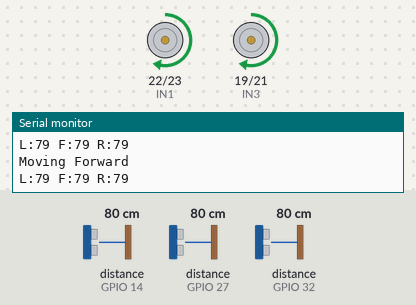
A sketch run on a simulated ESP32. On the bench: motor-driver pin pairs drawn as motors (green arrow = first pin HIGH = forward, orange = second pin HIGH = backward, longer = more drive, scaled by the enable pin), the last lines printed to the serial monitor. Wiring (inferred from the names in the program): 3 × ultrasonic range finder: trigger GPIO 12, echo GPIO 14 / trigger GPIO 26, echo GPIO 27 / trigger GPIO 33, echo GPIO 32. Inputs (shaded band) come from the test bench; at power-on: distance to the obstacle (sensors on GPIO 32, GPIO 14, GPIO 27) 80 cm. The echo pulse lasts 58.3 µs per cm.

Above: at 1.2 s.
1.3 s: distance to the obstacle (sensor on GPIO 32) set to 57 cm
4.3 s: distance to the obstacle (sensor on GPIO 32) set to 52 cm
At 4.8 s:
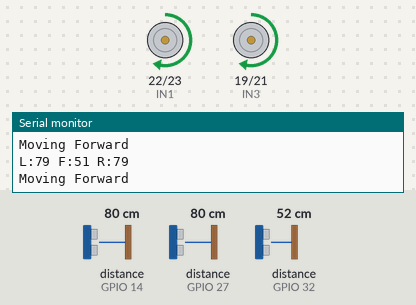
7.3 s: distance to the obstacle (sensor on GPIO 32) set to 2 cm
At 7.68 s:
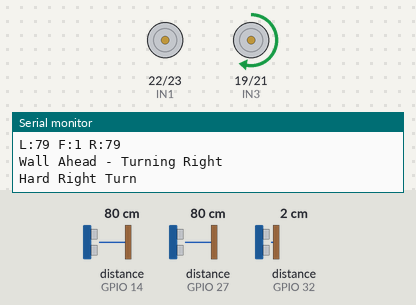
10.3 s: distance to the obstacle (sensor on GPIO 14) set to 74 cm
11.8 s: distance to the obstacle (sensor on GPIO 14) set to 6 cm
13.8 s: distance to the obstacle (sensor on GPIO 14) set to 3 cm
At 15.0 s:
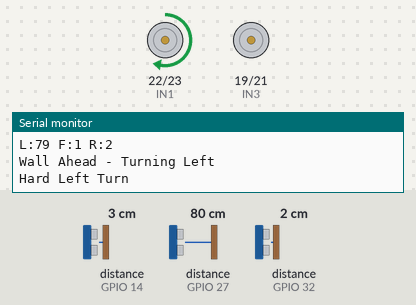
Timing chart, 0 to 17.8 s (numbered marks = the images above; inputs shaded):
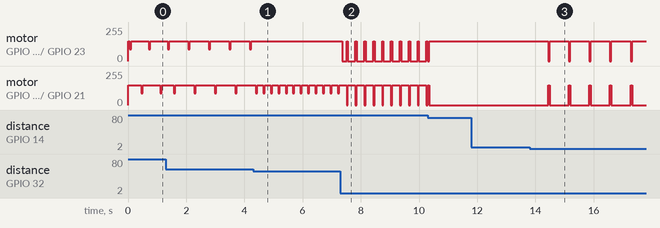

The sketch:

L298N_2Motors_Testing.ino
```cpp
// === Ultrasonic Sensor Pins ===
#define TRIG_L 26
#define ECHO_L 27
#define TRIG_F 33
#define ECHO_F 32
#define TRIG_R 12
#define ECHO_R 14

// === Motor Pins ===
#define IN1 22
#define IN2 23
#define IN3 19
#define IN4 21
#define ENA 2  // Left Motor PWM
#define ENB 4  // Right Motor PWM

// === Maze Parameters ===
#define MAZE_WIDTH 25  // cm
#define BOT_WIDTH 15   // cm
#define IDEAL_SIDE_DIST ((MAZE_WIDTH - BOT_WIDTH) / 2)  // 5 cm ideal
#define CENTER_TOLERANCE 1.5   // Acceptable ±1.5 cm
#define SAFE_DISTANCE 8        // Stop if anything is closer than 8 cm in front

volatile long left = 1000;
volatile long right = 1000;
volatile long front = 1000;

void setup() {
  Serial.begin(115200);

  // Motor Pin Modes
  pinMode(IN1, OUTPUT); pinMode(IN2, OUTPUT);
  pinMode(IN3, OUTPUT); pinMode(IN4, OUTPUT);
  pinMode(ENA, OUTPUT); pinMode(ENB, OUTPUT);

  // Sensor Pin Modes
  pinMode(TRIG_L, OUTPUT); pinMode(ECHO_L, INPUT);
  pinMode(TRIG_F, OUTPUT); pinMode(ECHO_F, INPUT);
  pinMode(TRIG_R, OUTPUT); pinMode(ECHO_R, INPUT);

  // Tasks
  xTaskCreatePinnedToCore(readings, "SensorRead", 4096, NULL, 1, NULL, 0);
  xTaskCreatePinnedToCore(main_loop, "DecisionMaking", 2048, NULL, 1, NULL, 1);

  // PWM Channels
  ledcAttach(ENA, 1000, 8);
  ledcAttach(ENB, 1000, 8);
}

// === Movement Functions ===
void moveForward() {
  digitalWrite(IN1, HIGH); digitalWrite(IN2, LOW);
  digitalWrite(IN3, HIGH); digitalWrite(IN4, LOW);
  ledcWrite(ENA, 150); ledcWrite(ENB, 150);
  Serial.println("Moving Forward");
}

void moveBackward() {
  digitalWrite(IN1, LOW); digitalWrite(IN2, HIGH);
  digitalWrite(IN3, LOW); digitalWrite(IN4, HIGH);
  ledcWrite(ENA, 150); ledcWrite(ENB, 150);
  Serial.println("Moving Backward");
}

void turnLeft() {
  digitalWrite(IN1, HIGH); digitalWrite(IN2, LOW);
  digitalWrite(IN3, LOW); digitalWrite(IN4, LOW);
  ledcWrite(ENA, 150); ledcWrite(ENB, 150);
  Serial.println("Hard Left Turn");
}

void turnRight() {
  digitalWrite(IN1, LOW); digitalWrite(IN2, LOW);
  digitalWrite(IN3, HIGH); digitalWrite(IN4, LOW);
  ledcWrite(ENA, 150); ledcWrite(ENB, 150);
  Serial.println("Hard Right Turn");
}

void slightLeft() {
  digitalWrite(IN1, HIGH); digitalWrite(IN2, LOW);
  digitalWrite(IN3, HIGH); digitalWrite(IN4, LOW);
  ledcWrite(ENA, 150); ledcWrite(ENB, 150 * 0.6);
  Serial.println("Slight Left");
}

void slightRight() {
  digitalWrite(IN1, HIGH); digitalWrite(IN2, LOW);
  digitalWrite(IN3, HIGH); digitalWrite(IN4, LOW);
  ledcWrite(ENA, 150 * 0.6); ledcWrite(ENB, 150);
  Serial.println("Slight Right");
}

void stopMotors() {
  digitalWrite(IN1, LOW); digitalWrite(IN2, LOW);
  digitalWrite(IN3, LOW); digitalWrite(IN4, LOW);
  ledcWrite(ENA, 0); ledcWrite(ENB, 0);
  Serial.println("Motors Stopped");
}

// === Distance Measurement ===
long getDistance(int trigPin, int echoPin) {
  digitalWrite(trigPin, LOW); delayMicroseconds(2);
  digitalWrite(trigPin, HIGH); delayMicroseconds(10);
  digitalWrite(trigPin, LOW);

  long duration = pulseIn(echoPin, HIGH, 30000);  // timeout 30ms = ~5m
  if (duration == 0) return 1000;
  return duration * 0.034 / 2;
}

// === Sensor Reading Task ===
void readings(void *pvParameters) {
  while (1) {
    left = getDistance(TRIG_L, ECHO_L);
    front = getDistance(TRIG_F, ECHO_F);
    right = getDistance(TRIG_R, ECHO_R);

    Serial.print("L:"); Serial.print(left);
    Serial.print(" F:"); Serial.print(front);
    Serial.print(" R:"); Serial.println(right);

    vTaskDelay(50 / portTICK_PERIOD_MS);
  }
}

// === Navigation Task ===
void main_loop(void *pvParameters) {
  while (1) {
    float a = (float)left;
    float b = (float)right;
    float diff = a - b;

    if (front < SAFE_DISTANCE) {
      // Wall ahead – choose freer side
      if (a > b) {
        Serial.println("Wall Ahead - Turning Left");
        turnLeft();
      } else {
        Serial.println("Wall Ahead - Turning Right");
        turnRight();
      }
    } else {
      // Centering Logic
      if (abs(diff) <= CENTER_TOLERANCE) {
        moveForward();  // well-centered
      } else if (diff > CENTER_TOLERANCE) {
        slightRight();  // too close to left wall
      } else {
        slightLeft();   // too close to right wall
      }
    }

    vTaskDelay(50 / portTICK_PERIOD_MS);
  }
}

void loop() {
  // Nothing here; everything runs in FreeRTOS tasks
}
```

Measured:
- the behaviour switches between 53 and 52 cm on distance to the obstacle (sensor on GPIO 32) (found by bisection; images 0 and 1)
- the behaviour switches between 5 and 4 cm on distance to the obstacle (sensor on GPIO 14) (found by bisection; images 2 and 3)
- after the input at 4.3 s, motor on GPIO 22 (IN1) / GPIO 23 (IN2): stops changing and stays forward 149/255; motor on GPIO 19 (IN3) / GPIO 21 (IN4): alternates forward 149/255 for 0.21 s and forward 90/255 for 0.05 s, starting after 0.35 s
- after the input at 7.3 s, motor on GPIO 22 (IN1) / GPIO 23 (IN2): forward 149/255 → stopped after 0.05 s, then repeats every 0.31 s: forward 149/255 0.05 s, stopped 0.25 s
- after the input at 13.8 s, motor on GPIO 22 (IN1) / GPIO 23 (IN2): alternates forward 149/255 for 0.66 s and stopped for 0.05 s, starting after 0.64 s; motor on GPIO 19 (IN3) / GPIO 21 (IN4): alternates forward 149/255 for 0.05 s and stopped for 0.66 s, starting after 0.64 s
- by itself, motor on GPIO 22 (IN1) / GPIO 23 (IN2), motor on GPIO 19 (IN3) / GPIO 21 (IN4): alternates forward 149/255 for 0.66 s and forward 90/255 for 0.05 s
